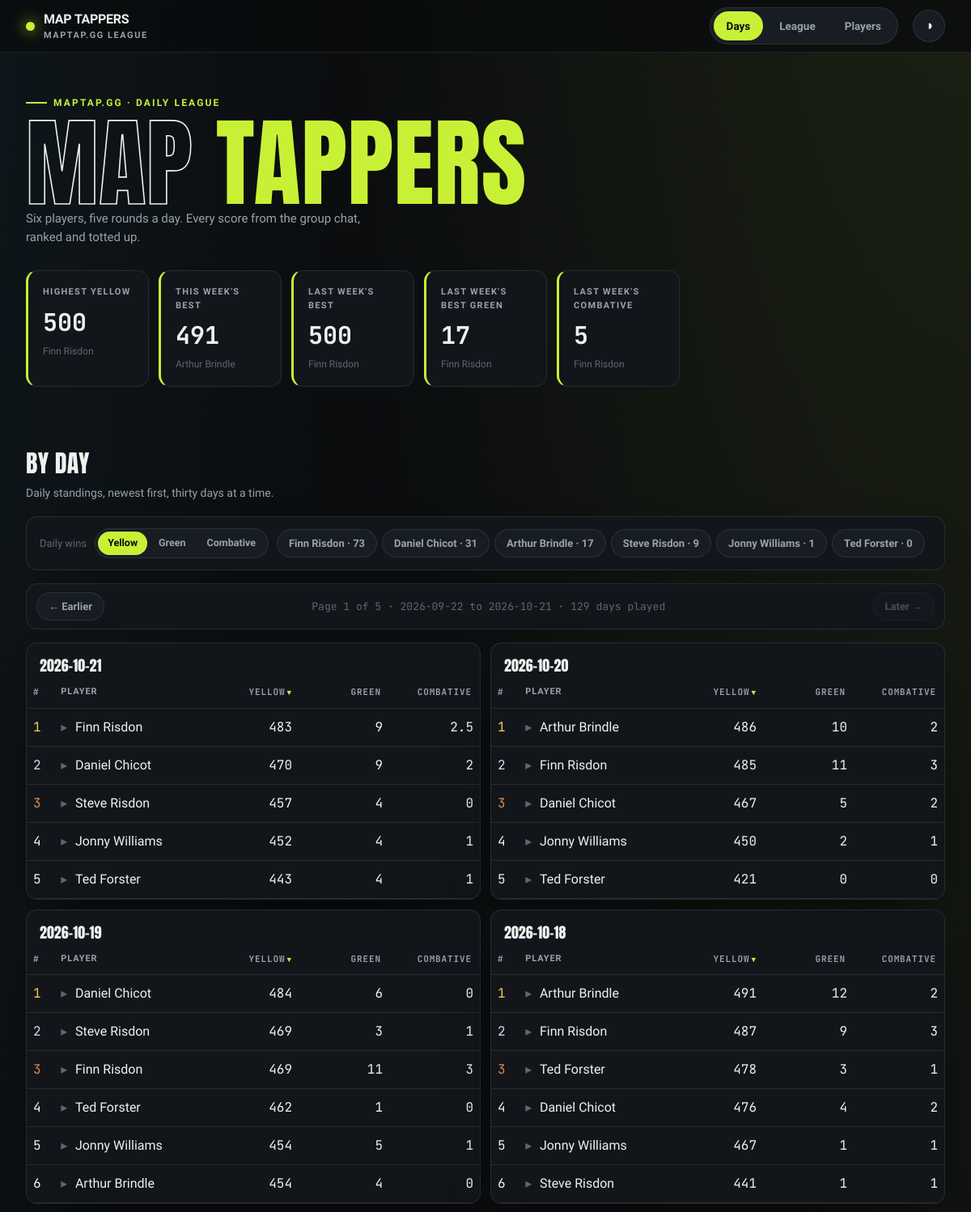
The page /days (upper part) on the database its author committed.
### tables this page shows
CREATE TABLE entries (
    id INTEGER PRIMARY KEY,
    player TEXT NOT NULL,
    game_date TEXT NOT NULL,
    maptap_score INTEGER NOT NULL,
    UNIQUE (player, game_date)
);

### src/maptap/app.py (the view)
@app.get("/days", response_class=HTMLResponse)
def days(request: Request, page: int = 1):
    with closing(_conn()) as conn:
        context = {
            **daily_leaderboard_page(conn, page=page),
            "win_rows": [
                ("Yellow", daily_win_counts(conn, metric="cumulative")),
                ("Green", green_jersey_win_counts(conn)),
                ("Combative", combative_win_counts(conn)),
            ],
            "stats": hero_stats(conn),
            "active": "days",
        }
    return templates.TemplateResponse(request, "days.html", context)

### src/maptap/templates/days.html (shortened to what this page needs)
{% extends "base.html" %}
{% block content %}
{% macro pager() %}
{% if pages > 1 %}
<nav class="panel pager" aria-label="Earlier and later days">
    {% if page < pages %}<a class="chip pager-link" href="/days?page={{ page + 1 }}">← Earlier</a>{% else %}<span class="chip pager-link disabled" aria-disabled="true">← Earlier</span>{% endif %}
    <span class="pager-meta">Page {{ page }} of {{ pages }} · {{ days[-1].game_date }} to {{ days[0].game_date }} · {{ total_days }} days played</span>
    {% if page > 1 %}<a class="chip pager-link" href="{{ '/days' if page == 2 else '/days?page=' ~ (page - 1) }}">Later →</a>{% else %}<span class="chip pager-link disabled" aria-disabled="true">Later →</span>{% endif %}
</nav>
{% endif %}
{% endmacro %}
<h2 class="section-head">By day</h2>
<p class="section-sub">Daily standings, newest first{% if pages > 1 %}, thirty days at a time{% endif %}.</p>
<div class="panel toolbar">
    <span class="chip-label">Daily wins</span>
    <div class="seg" role="group" aria-label="Competition">
        {% for label, _ in win_rows %}
        <button type="button" class="seg-btn" aria-controls="wins-{{ label | lower }}" aria-pressed="{{ 'true' if loop.first else 'false' }}">{{ label }}</button>
        {% endfor %}
    </div>
    {% for label, win_counts in win_rows %}
    <div class="chips" id="wins-{{ label | lower }}"{% if not loop.first %} hidden{% endif %}>
        {% for w in win_counts %}
        <span class="chip static">{{ w.player }} · {{ w.wins }}</span>
        {% endfor %}
    </div>
    {% endfor %}
</div>
{{ pager() }}
<div class="day-grid">
    {% for day in days %}
    <div class="panel table-card">
        <table data-sortable>
            <caption>{{ day.game_date }}</caption>
            <thead>
                <tr>
                    <th class="num" data-sort="number" data-first="asc">#</th>
                    <th class="txt" data-sort="text">Player</th>
                    {% for key, label in [('cumulative', 'Yellow'), ('green', 'Green'), ('combative', 'Combative')] %}
                    <th class="num jersey" data-sort="number"{% if key == 'cumulative' %} data-sorted="desc"{% endif %}>{{ label }}</th>
                    {% endfor %}
                </tr>
            </thead>
            <tbody>
                {% for s in day.standings %}
                <tr role="button" tabindex="0" aria-expanded="false" aria-label="Show rounds for {{ s.player }}">
                    <td class="num medal-{{ s.position }}">{{ s.position }}</td>
                    <td class="txt"><span class="caret" aria-hidden="true">▸</span>{{ s.player }}</td>
                    <td class="num">{{ s.cumulative }}</td>
                    <td class="num">{{ s.green }}</td>
                    <td class="num">{{ s.combative_points }}</td>
                </tr>
                {% endfor %}
            </tbody>
        </table>
    </div>
    {% endfor %}
</div>
{% endblock %}

### src/maptap/templates/base.html (shortened to what this page needs)
<!DOCTYPE html>
<html lang="en-GB" data-theme="dark">
<head>
    <link rel="stylesheet" href="/static/styles.css">
</head>
<body>
    <nav class="nav">
        <div class="wrap nav-inner">
            <div class="brand">
                <span class="dot"></span>
                <span>MAP&nbsp;TAPPERS<small>maptap.gg league</small></span>
            </div>
            <div class="tabs">
                <a class="tab {{ 'active' if active == 'days' else '' }}" href="/days">Days</a>
                <a class="tab {{ 'active' if active == 'league' else '' }}" href="/league">League</a>
                <a class="tab {{ 'active' if active == 'players' else '' }}" href="/players">Players</a>
            </div>
            <button class="theme-btn" id="themeBtn" title="Toggle theme" aria-label="Toggle theme">◑</button>
        </div>
    </nav>
    <header class="hero">
        <div class="wrap">
            <span class="hero-tag">maptap.gg · daily league</span>
            <h1><span class="out">Map</span> <span class="em">Tappers</span></h1>
            <p class="hero-sub">{{ stats.player_count | number_word }} player{{ '' if stats.player_count == 1 else 's' }}, five rounds a day. Every score from the group chat, ranked and totted up.</p>
            <div class="stat-row">
                <div class="stat">
                    <div class="label">Highest Yellow</div>
                    <div class="value">{{ stats.highest_cumulative if stats.highest_cumulative is not none else '—' }}</div>
                    <div class="sub">{{ stats.highest_cumulative_player or '—' }}</div>
                </div>
                <div class="stat">
                    <div class="label">This Week's Best</div>
                    <div class="value">{{ stats.week_best if stats.week_best is not none else '—' }}</div>
                    <div class="sub">{{ stats.week_best_player or 'no rides yet' }}</div>
                </div>
                <div class="stat">
                    <div class="label">Last Week's Best</div>
                    <div class="value">{{ stats.last_week_best if stats.last_week_best is not none else '—' }}</div>
                    <div class="sub">{{ stats.last_week_best_player or 'no rides' }}</div>
                </div>
                <div class="stat">
                    <div class="label">Last Week's Best Green</div>
                    <div class="value">{{ stats.last_week_best_green if stats.last_week_best_green is not none else '—' }}</div>
                    <div class="sub">{{ stats.last_week_best_green_player or 'no rides' }}</div>
                </div>
                <div class="stat">
                    <div class="label">Last Week's Combative</div>
                    <div class="value">{{ stats.last_week_combative if stats.last_week_combative is not none else '—' }}</div>
                    <div class="sub">{{ stats.last_week_combative_player or 'no rides' }}</div>
                </div>
            </div>
        </div>
    </header>
    <main class="wrap">
        {% block content %}{% endblock %}
    </main>
</body>
</html>

### rows shown on the page
entries: player "Finn Risdon"
entries: player "Arthur Brindle", position "1", cumulative "491", green "12", combative_points "2"
entries: player "Finn Risdon"
entries: game_date "2026-09-22"
entries: game_date "2026-10-21", label "YELLOW" "GREEN" "COMBATIVE", position "5", player "Ted Forster", cumulative "443", green "4", combative_points "1"
entries: position "1", player "Finn Risdon", cumulative "483", green "9", combative_points "2.5"
entries: position "2", player "Daniel Chicot", cumulative "470", green "9", combative_points "2"
entries: position "3", player "Steve Risdon", cumulative "457", green "4", combative_points "0"
entries: position "4", player "Jonny Williams", cumulative "452", green "4", combative_points "1"
entries: game_date "2026-10-20", label "YELLOW" "GREEN" "COMBATIVE", position "4", player "Jonny Williams", cumulative "450", green "2", combative_points "1"
entries: position "1", player "Arthur Brindle", cumulative "486", green "10", combative_points "2"
entries: position "2", player "Finn Risdon", cumulative "485", green "11", combative_points "3"
entries: position "3", player "Daniel Chicot", cumulative "467", green "5", combative_points "2"
entries: position "5", player "Ted Forster", cumulative "421", green "0", combative_points "0"
entries: game_date "2026-10-19", label "YELLOW" "GREEN" "COMBATIVE", position "1", player "Daniel Chicot", cumulative "484", green "6", combative_points "0"
entries: position "2", player "Steve Risdon", cumulative "469", green "3", combative_points "1"
entries: position "3", player "Finn Risdon", cumulative "469", green "11", combative_points "3"
entries: position "4", player "Ted Forster", cumulative "462", green "1", combative_points "0"
entries: position "5", player "Jonny Williams", cumulative "454", green "5", combative_points "1"
entries: position "6", player "Arthur Brindle", cumulative "454", green "4", combative_points "0"
entries: game_date "2026-10-18", label "YELLOW" "GREEN" "COMBATIVE", position "5", player "Jonny Williams", cumulative "467", green "1", combative_points "1"
entries: position "2", player "Finn Risdon", cumulative "487", green "9", combative_points "3"
entries: position "3", player "Ted Forster", cumulative "478", green "3", combative_points "1"
entries: position "4", player "Daniel Chicot", cumulative "476", green "4", combative_points "2"
entries: position "6", player "Steve Risdon", cumulative "441", green "1", combative_points "1"

### other values the page prints
{{ stats.player_count | number_word }} "Six"
{{ '' if stats.player_count == 1 else 's' }} "s"
{{ stats.week_best if stats.week_best is not none else '—' }} "491"
{{ stats.last_week_best if stats.last_week_best is not none else '—' }} "500"
{{ label }} "Yellow" "Green" "Combative"
{{ w.player }} "Finn Risdon" "Daniel Chicot" "Arthur Brindle" "Steve Risdon" "Jonny Williams" "Ted Forster"
{{ w.wins }} "73" "31" "17" "9" "1" "0"
{{ page }} "1"
{{ pages }} "5"
{{ total_days }} "129"
